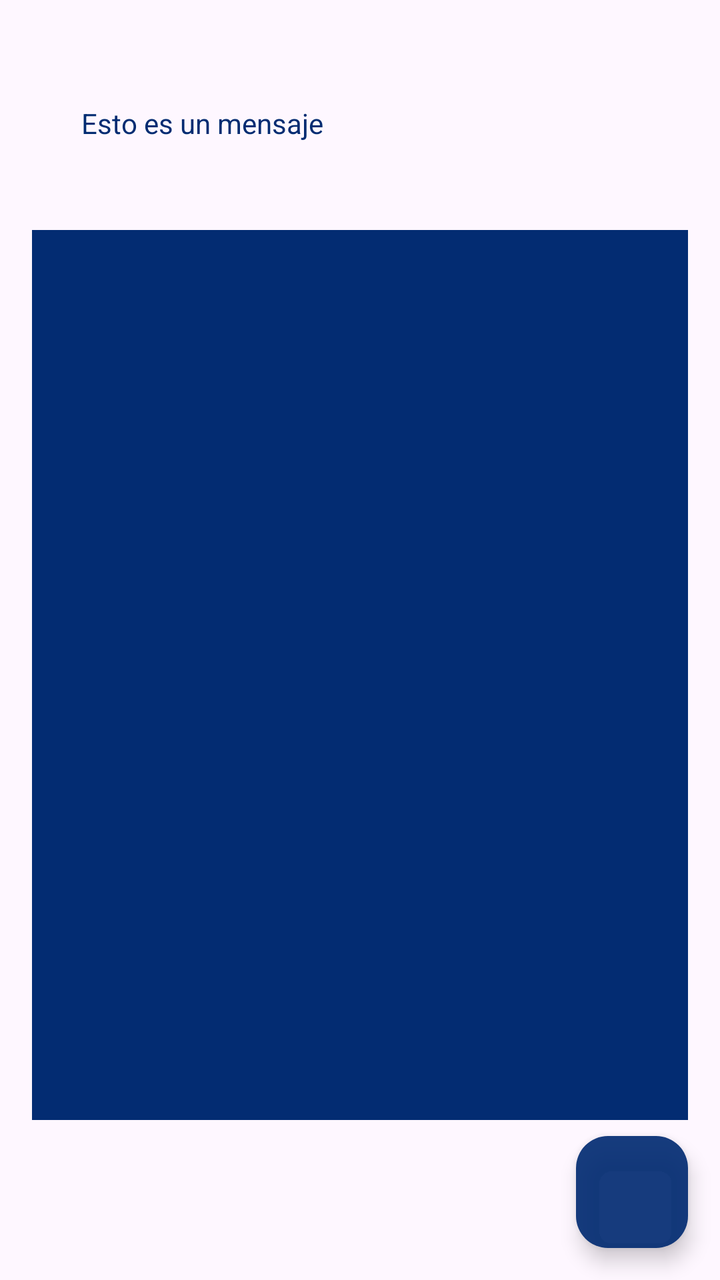
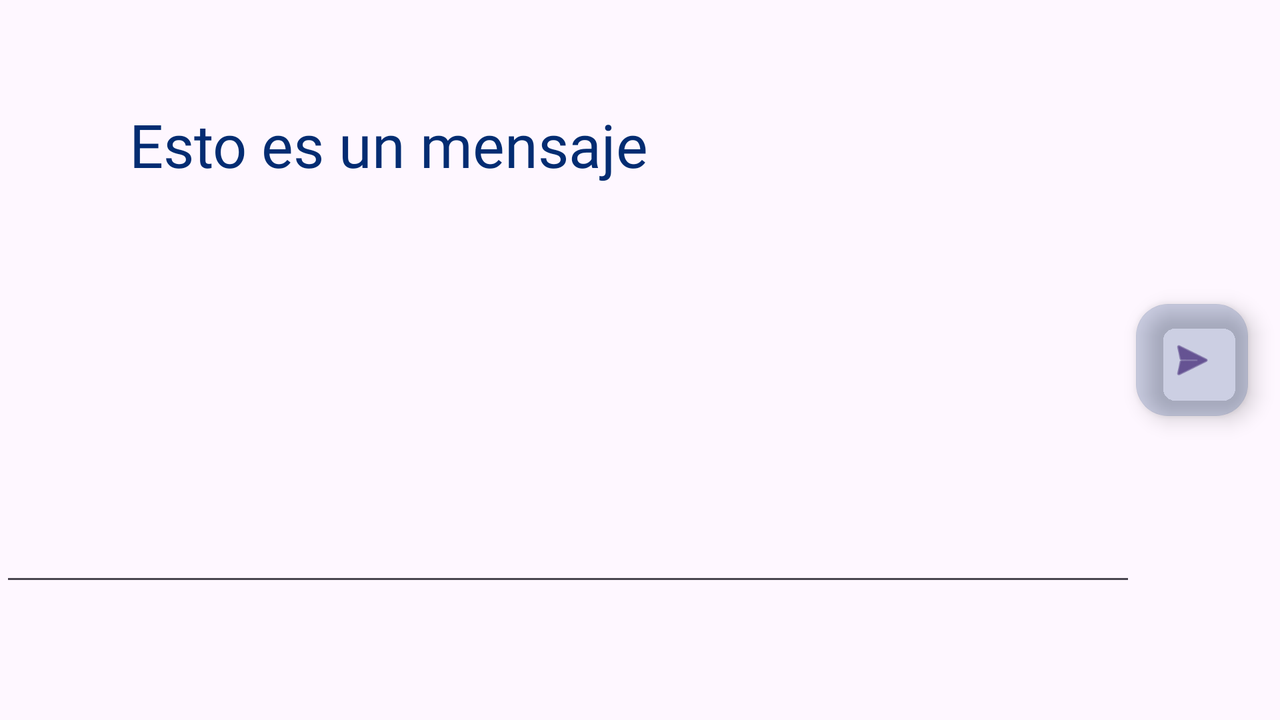

Compare how this app lays out the same screen by default and in its alternative resource folder. The renders come first, then the two layout files and the values they reference.
<!-- AndroidManifest.xml: application theme Theme.SendMessage -->
<!-- res/layout/activity_send_message.xml -->
<?xml version="1.0" encoding="utf-8"?>
<androidx.constraintlayout.widget.ConstraintLayout xmlns:android="http://schemas.android.com/apk/res/android"
    xmlns:app="http://schemas.android.com/apk/res-auto"
    xmlns:tools="http://schemas.android.com/tools"
    android:layout_width="match_parent"
    android:layout_height="match_parent"
    tools:context=".SendMessageActivity">

    <TextView
        android:id="@+id/tvTitleMessage"
        android:layout_width="wrap_content"
        android:layout_height="wrap_content"
        android:layout_marginTop="52dp"
        android:text="@string/tvTitleMessageText"
        android:textColor="@color/colorPrimaryDark"
        app:layout_constraintEnd_toEndOf="parent"
        app:layout_constraintHorizontal_bias="0.17"
        app:layout_constraintStart_toStartOf="parent"
        app:layout_constraintTop_toTopOf="parent" />

    <EditText
        android:id="@+id/edMessage"
        android:layout_width="0dp"
        android:layout_height="0dp"
        android:layout_marginStart="16dp"
        android:layout_marginTop="44dp"
        android:layout_marginEnd="16dp"
        android:layout_marginBottom="80dp"
        android:background="@color/colorPrimaryDark"
        android:ems="10"
        android:gravity="start|top"
        android:inputType="textMultiLine"
        android:textColor="@color/design_default_color_on_primary"
        app:layout_constraintBottom_toBottomOf="parent"
        app:layout_constraintEnd_toEndOf="parent"
        app:layout_constraintHorizontal_bias="0.0"
        app:layout_constraintStart_toStartOf="parent"
        app:layout_constraintTop_toBottomOf="@+id/tvTitleMessage"
        app:layout_constraintVertical_bias="1.0" />

    <com.google.android.material.floatingactionbutton.FloatingActionButton
        android:id="@+id/fab"
        android:layout_width="wrap_content"
        android:layout_height="wrap_content"
        android:layout_marginStart="16dp"
        android:layout_marginEnd="16dp"
        android:layout_marginBottom="16dp"
        android:background="@color/colorPrimaryDark"
        android:backgroundTint="#EB032C72"
        android:clickable="true"
        android:contextClickable="false"
        android:src="@drawable/ic_action_send"

        android:tint="@color/design_default_color_on_primary"
        app:layout_constraintBottom_toBottomOf="parent"
        app:layout_constraintEnd_toEndOf="parent"
        app:layout_constraintHorizontal_bias="1.0"
        app:layout_constraintStart_toStartOf="parent"
        app:layout_constraintTop_toTopOf="parent"
        app:layout_constraintVertical_bias="1.0"
        app:rippleColor="@color/md_theme_dark_onBackground" />

</androidx.constraintlayout.widget.ConstraintLayout>
<!-- resources referenced by this layout -->
<resources>
  <color name="colorPrimaryDark">#032C72</color>
  <color name="md_theme_dark_onBackground">#E6E1E5</color>
  <string name="tvTitleMessageText">Esto es un mensaje</string>
  <style name="Theme.SendMessage" parent="Base.Theme.SendMessage" />
  <style name="Base.Theme.SendMessage" parent="Theme.Material3.DayNight">
          
          
          <item name="colorPrimary">@color/colorPrimary</item>
          <item name="colorPrimaryDark">@color/colorPrimaryDark</item>
      </style>
  <color name="colorPrimary">#810202</color>
</resources>
<!-- res/layout-land/activity_send_message.xml (the repository's variant of the layout above) -->
<!-- drawn on the phone turned sideways -->
<?xml version="1.0" encoding="utf-8"?>
<androidx.constraintlayout.widget.ConstraintLayout xmlns:android="http://schemas.android.com/apk/res/android"
    android:layout_width="match_parent"
    android:layout_height="match_parent"
    xmlns:app="http://schemas.android.com/apk/res-auto">

    <TextView
        android:fontFamily="@font/youngserif_regular"
        android:textSize="@dimen/tamanho1"
        android:id="@+id/tvTitleMessage"
        android:layout_width="wrap_content"
        android:layout_height="wrap_content"
        android:layout_marginTop="52dp"
        android:text="@string/tvTitleMessageText"
        android:textColor="@color/colorPrimaryDark"
        app:layout_constraintEnd_toEndOf="parent"
        app:layout_constraintHorizontal_bias="0.17"
        app:layout_constraintStart_toStartOf="parent"
        app:layout_constraintTop_toTopOf="parent" />

    <EditText
        android:id="@+id/edMessage"
        android:layout_width="0dp"
        android:layout_height="0dp"
        android:layout_marginTop="44dp"
        android:layout_marginBottom="62dp"
        android:ems="10"
        android:gravity="start|top"
        android:inputType="textMultiLine"
        app:layout_constraintBottom_toBottomOf="parent"
        app:layout_constraintEnd_toStartOf="@+id/fab"
        app:layout_constraintStart_toStartOf="parent"
        app:layout_constraintTop_toBottomOf="@+id/tvTitleMessage" />

    <com.google.android.material.floatingactionbutton.FloatingActionButton
        android:id="@+id/fab"
        android:layout_width="wrap_content"
        android:layout_height="wrap_content"
        android:layout_marginStart="20dp"
        android:layout_marginEnd="16dp"
        android:clickable="true"
        android:src="@android:drawable/ic_menu_send"
        android:background="@color/colorPrimaryDark"
        android:backgroundTint="@color/colorPrimaryDarkA"

        app:layout_constraintBottom_toBottomOf="parent"
        app:layout_constraintEnd_toEndOf="parent"
        app:layout_constraintHorizontal_bias="1.0"
        app:layout_constraintStart_toStartOf="parent"
        app:layout_constraintTop_toTopOf="parent" />
</androidx.constraintlayout.widget.ConstraintLayout>
<!-- resources referenced by the variant -->
<!-- as the phone turned sideways resolves them -->
<resources>
  <color name="colorPrimaryDark">#032C72</color>
  <color name="colorPrimaryDarkA">#32032C72</color>
  <dimen name="tamanho1">30sp</dimen>
  <string name="tvTitleMessageText">Esto es un mensaje</string>
  <style name="Theme.SendMessage" parent="Base.Theme.SendMessage" />
  <style name="Base.Theme.SendMessage" parent="Theme.Material3.DayNight">
          
          
          <item name="colorPrimary">@color/colorPrimary</item>
          <item name="colorPrimaryDark">@color/colorPrimaryDark</item>
      </style>
  <color name="colorPrimary">#810202</color>
</resources>
